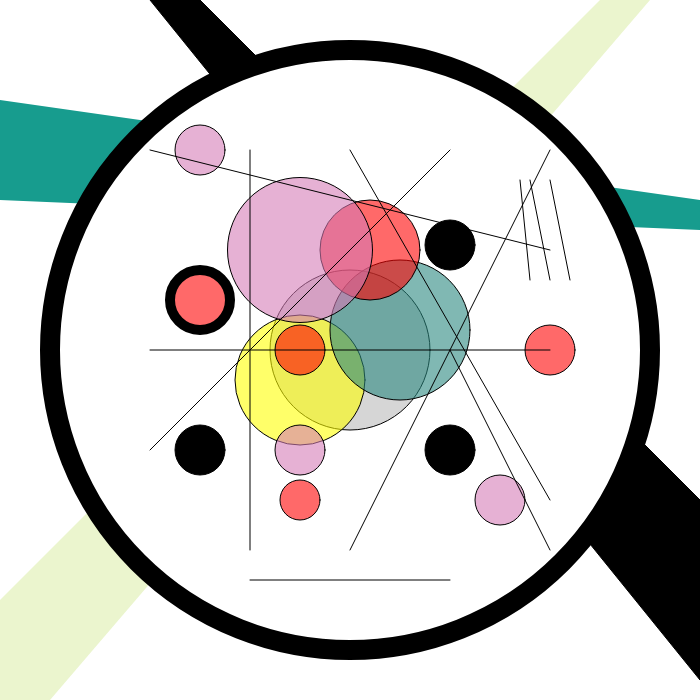
Frame 1 (no input)
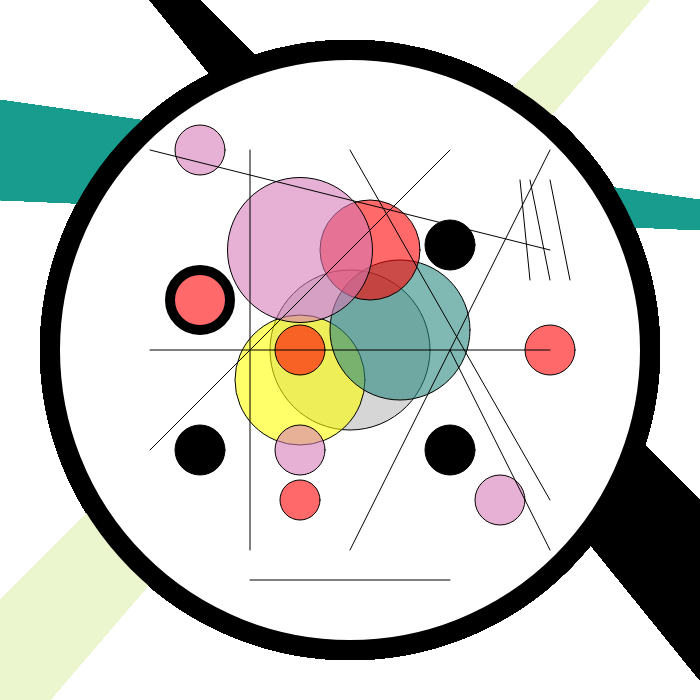
Frame 60 (no input)
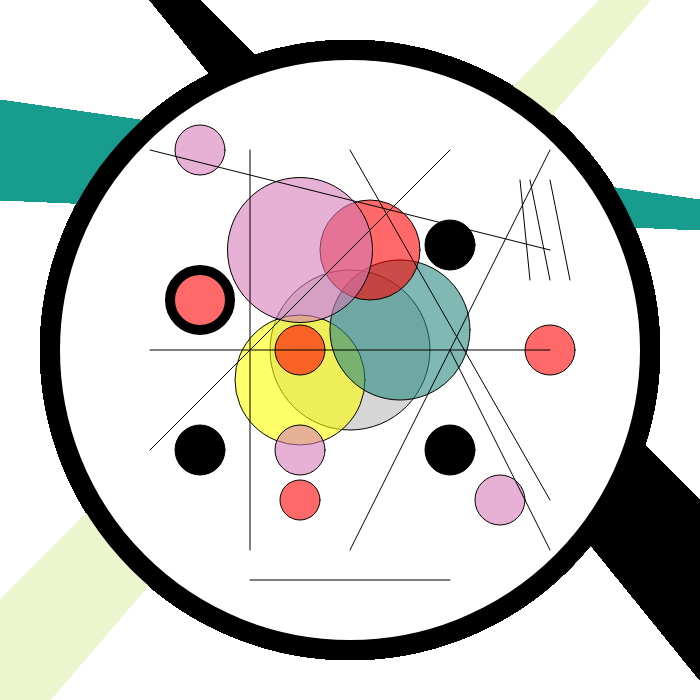
Frame 120 (the mouse pressed at the canvas centre since frame 60)

The p5.js sketch that drew these frames (run headless with seeded random() and noise() and a simulated clock; from frame 60 on, the mouse is pressed at the canvas centre):

// p5.js sketch
// ── sketch.js
function setup()
{
	//create your canvas here
	createCanvas(700,700);
}

function draw()
{
	fill(0);
	beginShape();
	vertex(150,0);
	vertex(700,680);
	vertex(700,500);
	vertex(200,0);
	endShape();
	
	fill(235, 245, 206);
	noStroke();
	beginShape();
	vertex(600,0);
	vertex(0,600);
	vertex(0,700);
	vertex(50,700);
	vertex(650,0);
	endShape();
	fill(23, 156, 142);
	beginShape();
	vertex(0,100);
	vertex(700,200);
	vertex(700,230);
	vertex(0,200);
	endShape();
	//do your drawing here
	stroke(0);
	strokeWeight(20);
	fill(255);
	ellipse(350,350,600,600);
	strokeWeight(1);
	fill(150,100);
	ellipse(350,350,160);
	fill(255,255,0,150);
	ellipse(300,380,130);
	fill(39, 135, 126,150);
	ellipse(400,330,140);
	fill(255,0,0,150);
	ellipse(370,250,100);
	strokeWeight(10);
	ellipse(200,300,60);
	strokeWeight(1);
	ellipse(300,500,40);
	ellipse(550,350,50);
	ellipse(300,350,50);
	fill(212, 123, 182,150);
	ellipse(300,250,145);
	ellipse(200,150,50);
	ellipse(300,450,50);
	ellipse(500,500,50);
	fill(0);
	ellipse(450,245,50);
	ellipse(200,450,50);
	ellipse(450,450,50);

	line(150,150,550,250);
	line(250,150,250,550);
	line(450,350,550,550);
	line(350,150,550,500);
	line(550,150,350,550);
	line(150,350,550,350);
	line(450,150,150,450);
	line(250,580,450,580);
	line(550,180,570,280);
	line(530,180,550,280);
	line(520,180,530,280);
}
